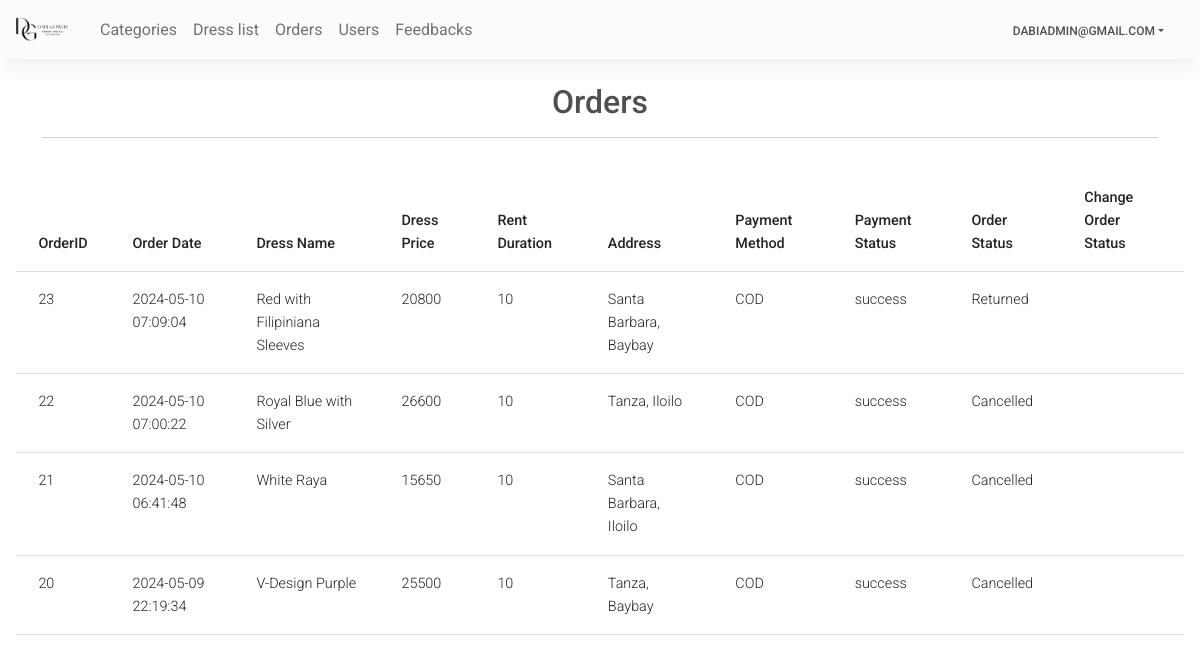
The app's page /Admin/orders.php (signed in) with its own data.
### tables this page shows
CREATE TABLE `orders` (
  `id` int(11) NOT NULL,
  `user_id` int(11) NOT NULL,
  `address` varchar(100) NOT NULL,
  `address2` varchar(100) DEFAULT NULL,
  `pin` int(11) NOT NULL,
  `payment_method` varchar(20) DEFAULT NULL,
  `total` int(11) NOT NULL,
  `payment_status` varchar(20) NOT NULL,
  `order_status` int(11) NOT NULL,
  `date` datetime NOT NULL,
  `duration` int(11) NOT NULL
);

CREATE TABLE `dress` (
  `id` int(11) NOT NULL,
  `category_id` int(11) NOT NULL,
  `DSN` varchar(20) NOT NULL,
  `name` varchar(255) NOT NULL,
  `img` text NOT NULL,
  `security` int(11) NOT NULL,
  `rent` int(11) NOT NULL,
  `qty` int(11) NOT NULL,
  `best_seller` int(11) DEFAULT NULL,
  `short_desc` varchar(2000) NOT NULL,
  `description` text NOT NULL,
  `status` tinyint(4) NOT NULL DEFAULT 1,
  `price` int(3) GENERATED ALWAYS AS (coalesce(`security`,0) + coalesce(`rent`,0)) VIRTUAL
);

CREATE TABLE `order_status` (
  `id` int(11) NOT NULL,
  `status_name` varchar(15) NOT NULL
);

### Admin/orders.php (the view, shortened to what this page needs)
<?php require('topNav.php'); ?>
<main>
    <div class="container pt-4">
        <h4 class="fs-2 text-center ">Orders</h4>
        <hr>
    </div>
    <div class="card-body">
        <table class="table">
            <thead>
                <tr>
                    <th> OrderID</th>
                    <th>Order Date</th>
                    <th>Dress Name</th>
                    <th>Dress Price</th>
                    <th>Rent Duration</th>
                    <th>Address</th>
                    <th>Payment Method</th>
                    <th>Payment Status</th>
                    <th>Order Status</th>
                    <th>Change Order Status</th>
                </tr>
            </thead>
            <tbody>
                <?php
        $res = mysqli_query($con, "select orders.*,name,status_name from orders
                                            JOIN order_detail ON orders.id=order_detail.order_id
                                            JOIN dress ON order_detail.dress_id=dress.id
                                            JOIN order_status ON orders.order_status=order_status.id order by date desc ");
        while ($row = mysqli_fetch_assoc($res)) { ?>
                <tr>
                    <td> <?php echo $row['id'] ?> </td>
                    <td> <?php echo $row['date'] ?> </td>
                    <td> <?php echo $row['name'] ?> </td>
                    <td> <?php echo $row['total'] ?> </td>
                    <td> <?php echo $row['duration'] ?> </td>
                    <td> <?php echo $row['address'] ?>, <?php echo $row['address2'] ?> </td>
                    <td> <?php echo $row['payment_method'] ?> </td>
                    <td> <?php echo $row['payment_status'] ?> </td>
                    <td> <?php echo $row['status_name'] ?> </td>
                    <td>
                    </td>
                </tr>
                <?php } ?>
            </tbody>
        </table>
    </div>
</main>
</body>
</html>

### records on screen
orders: id "23", date "2024-05-10 07:09:04", dress.name "Red with Filipiniana Sleeves", total "20800", duration "10", address "Santa Barbara", address2 "Baybay", payment_method "COD", payment_status "success", order_status.status_name "Returned"
orders: id "22", date "2024-05-10 07:00:22", dress.name "Royal Blue with Silver", total "26600", duration "10", address "Tanza", address2 "Iloilo", payment_method "COD", payment_status "success", order_status.status_name "Cancelled"
orders: id "21", date "2024-05-10 06:41:48", dress.name "White Raya", total "15650", duration "10", address "Santa Barbara", address2 "Iloilo", payment_method "COD", payment_status "success", order_status.status_name "Cancelled"
orders: id "20", date "2024-05-09 22:19:34", dress.name "V-Design Purple", total "25500", duration "10", address "Tanza", address2 "Baybay", payment_method "COD", payment_status "success", order_status.status_name "Cancelled"

### other values on screen
$userName "DABIADMIN@GMAIL.COM"
